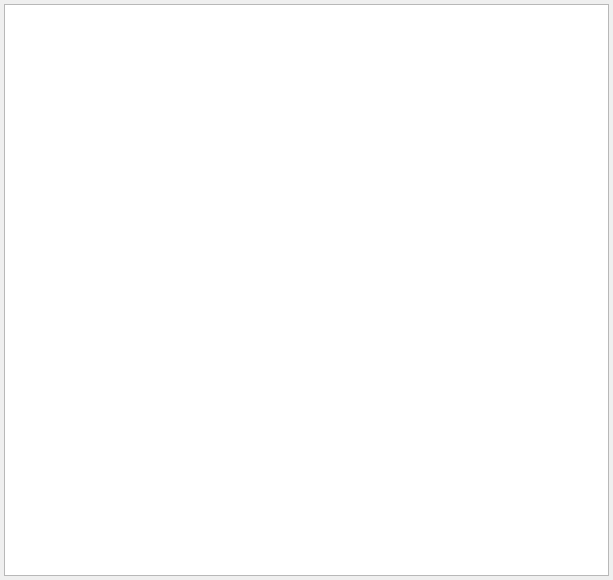
<?xml version="1.0" encoding="UTF-8"?>
<ui version="4.0">
 <class>EventMedicalDiagnosisPageWidget</class>
 <widget class="QWidget" name="EventMedicalDiagnosisPageWidget">
  <property name="geometry">
   <rect>
    <x>0</x>
    <y>0</y>
    <width>613</width>
    <height>580</height>
   </rect>
  </property>
  <property name="windowTitle">
   <string>Диагноз</string>
  </property>
  <layout class="QVBoxLayout" name="verticalLayout">
   <property name="spacing">
    <number>0</number>
   </property>
   <property name="margin">
    <number>0</number>
   </property>
   <item>
    <widget class="QScrollArea" name="scrEventMedicalDiagnosisPage">
     <property name="frameShape">
      <enum>QFrame::NoFrame</enum>
     </property>
     <property name="lineWidth">
      <number>0</number>
     </property>
     <property name="horizontalScrollBarPolicy">
      <enum>Qt::ScrollBarAsNeeded</enum>
     </property>
     <property name="widgetResizable">
      <bool>true</bool>
     </property>
     <property name="alignment">
      <set>Qt::AlignLeading|Qt::AlignLeft|Qt::AlignVCenter</set>
     </property>
     <widget class="QWidget" name="scrEventMedicalDiagnosisPageInterior">
      <property name="geometry">
       <rect>
        <x>0</x>
        <y>0</y>
        <width>613</width>
        <height>580</height>
       </rect>
      </property>
      <property name="sizePolicy">
       <sizepolicy hsizetype="Ignored" vsizetype="Preferred">
        <horstretch>0</horstretch>
        <verstretch>0</verstretch>
       </sizepolicy>
      </property>
      <layout class="QGridLayout" name="gridLayout">
       <property name="margin">
        <number>4</number>
       </property>
       <property name="spacing">
        <number>4</number>
       </property>
       <item row="0" column="0">
        <widget class="CEventMedicalDiagnosisInDocTableView" name="tblEventMedicalDiagnosis">
         <property name="selectionMode">
          <enum>QAbstractItemView::SingleSelection</enum>
         </property>
         <property name="selectionBehavior">
          <enum>QAbstractItemView::SelectRows</enum>
         </property>
        </widget>
       </item>
      </layout>
     </widget>
    </widget>
   </item>
  </layout>
 </widget>
 <customwidgets>
  <customwidget>
   <class>CEventMedicalDiagnosisInDocTableView</class>
   <extends>QTableView</extends>
   <header>Events/EventMedicalDiagnosisInDocTableView.h</header>
  </customwidget>
 </customwidgets>
 <tabstops>
  <tabstop>scrEventMedicalDiagnosisPage</tabstop>
 </tabstops>
 <resources/>
 <connections/>
</ui>
